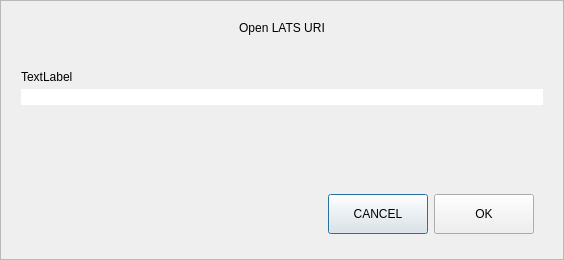
<?xml version="1.0" encoding="UTF-8"?>
<ui version="4.0">
 <class>OpenURIDialog</class>
 <widget class="QDialog" name="OpenURIDialog">
  <property name="geometry">
   <rect>
    <x>0</x>
    <y>0</y>
    <width>564</width>
    <height>260</height>
   </rect>
  </property>
  <property name="windowTitle">
   <string>Open URI</string>
  </property>
  <layout class="QVBoxLayout" name="verticalLayout">
   <property name="spacing">
    <number>0</number>
   </property>
   <property name="leftMargin">
    <number>0</number>
   </property>
   <property name="topMargin">
    <number>0</number>
   </property>
   <property name="rightMargin">
    <number>0</number>
   </property>
   <property name="bottomMargin">
    <number>0</number>
   </property>
   <item>
    <widget class="QFrame" name="frame">
     <property name="frameShape">
      <enum>QFrame::StyledPanel</enum>
     </property>
     <property name="frameShadow">
      <enum>QFrame::Raised</enum>
     </property>
     <layout class="QVBoxLayout" name="verticalLayout_2">
      <property name="spacing">
       <number>5</number>
      </property>
      <property name="leftMargin">
       <number>20</number>
      </property>
      <property name="topMargin">
       <number>20</number>
      </property>
      <property name="rightMargin">
       <number>20</number>
      </property>
      <property name="bottomMargin">
       <number>16</number>
      </property>
      <item>
       <widget class="QLabel" name="labelTitle">
        <property name="text">
         <string>Open LATS URI</string>
        </property>
        <property name="alignment">
         <set>Qt::AlignCenter</set>
        </property>
       </widget>
      </item>
      <item>
       <spacer name="verticalSpacer_2">
        <property name="orientation">
         <enum>Qt::Vertical</enum>
        </property>
        <property name="sizeType">
         <enum>QSizePolicy::Fixed</enum>
        </property>
        <property name="sizeHint" stdset="0">
         <size>
          <width>20</width>
          <height>30</height>
         </size>
        </property>
       </spacer>
      </item>
      <item>
       <widget class="QLabel" name="labelSubtitle">
        <property name="text">
         <string notr="true">TextLabel</string>
        </property>
       </widget>
      </item>
      <item>
       <layout class="QHBoxLayout" name="horizontalLayout">
        <property name="spacing">
         <number>0</number>
        </property>
        <item>
         <widget class="QValidatedLineEdit" name="uriEdit">
          <property name="styleSheet">
           <string notr="true">#uriEdit{
	border-top-right-radius:0px;
	border-bottom-right-radius:0px;
}</string>
          </property>
         </widget>
        </item>
       </layout>
      </item>
      <item>
       <spacer name="verticalSpacer">
        <property name="orientation">
         <enum>Qt::Vertical</enum>
        </property>
        <property name="sizeHint" stdset="0">
         <size>
          <width>20</width>
          <height>40</height>
         </size>
        </property>
       </spacer>
      </item>
      <item>
       <widget class="QWidget" name="widget" native="true">
        <property name="minimumSize">
         <size>
          <width>0</width>
          <height>50</height>
         </size>
        </property>
        <layout class="QHBoxLayout" name="horizontalLayout_2">
         <item>
          <spacer name="horizontalSpacer">
           <property name="orientation">
            <enum>Qt::Horizontal</enum>
           </property>
           <property name="sizeHint" stdset="0">
            <size>
             <width>289</width>
             <height>20</height>
            </size>
           </property>
          </spacer>
         </item>
         <item>
          <widget class="QPushButton" name="pushButtonCancel">
           <property name="minimumSize">
            <size>
             <width>100</width>
             <height>40</height>
            </size>
           </property>
           <property name="text">
            <string>CANCEL</string>
           </property>
          </widget>
         </item>
         <item>
          <widget class="QPushButton" name="pushButtonOK">
           <property name="minimumSize">
            <size>
             <width>100</width>
             <height>40</height>
            </size>
           </property>
           <property name="text">
            <string>OK</string>
           </property>
          </widget>
         </item>
        </layout>
       </widget>
      </item>
     </layout>
    </widget>
   </item>
  </layout>
 </widget>
 <customwidgets>
  <customwidget>
   <class>QValidatedLineEdit</class>
   <extends>QLineEdit</extends>
   <header>qvalidatedlineedit.h</header>
  </customwidget>
 </customwidgets>
 <resources/>
 <connections/>
</ui>
